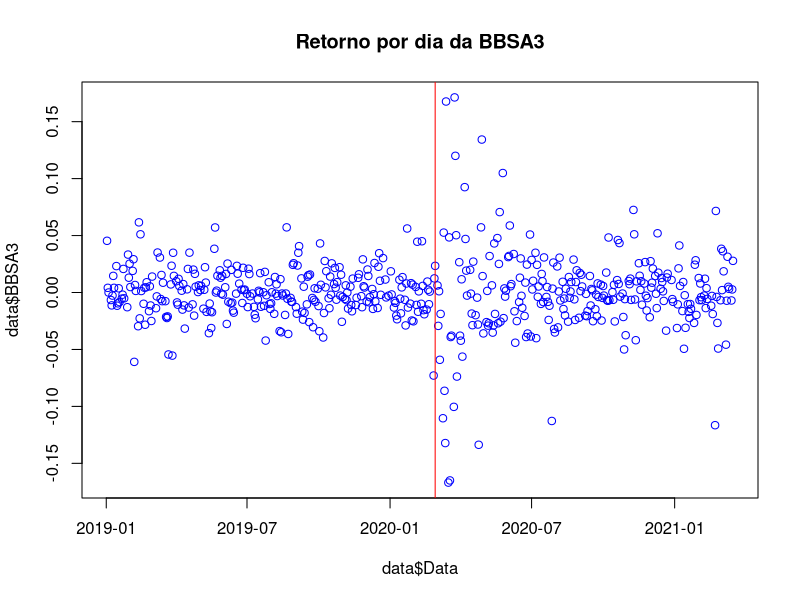
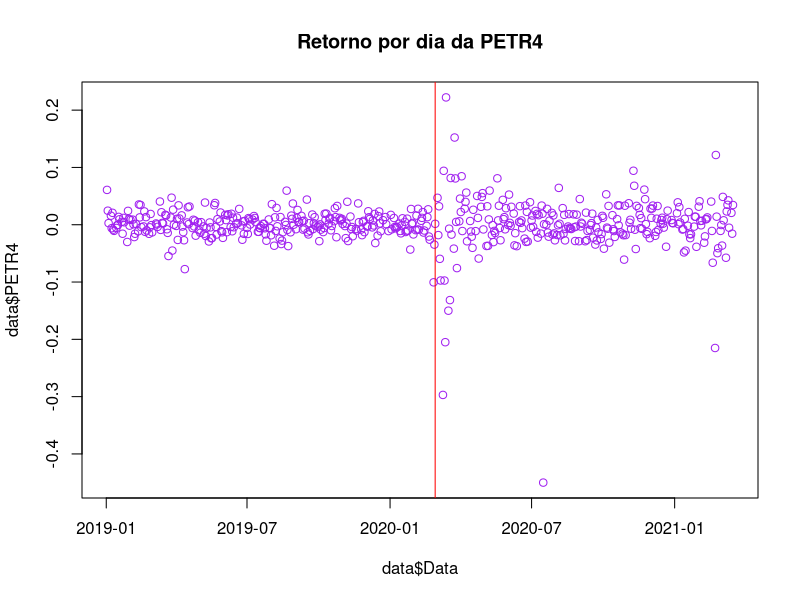
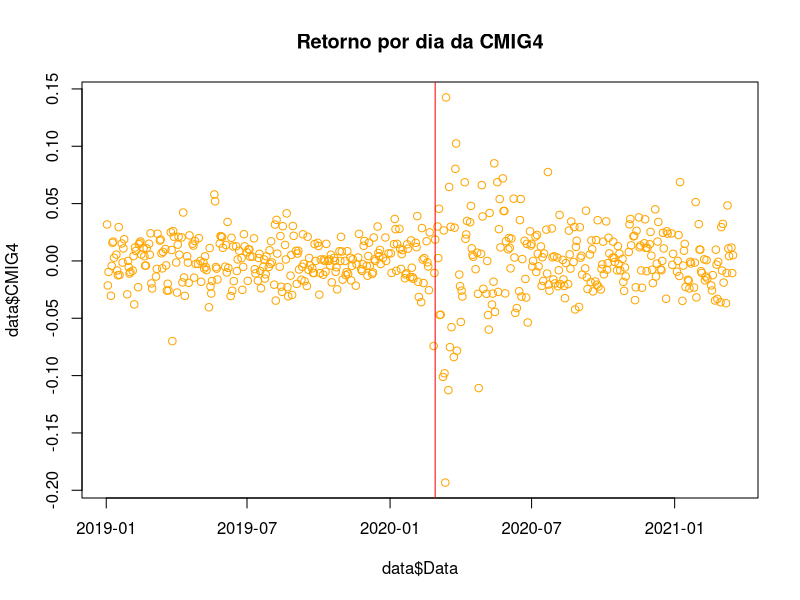

Source code (R) for these figures, in order:
#### Questão 1 ####
#Importando os dados e corrigindo
data <- read.csv("ArquivoExercicio2.csv",sep=";",header=TRUE)

data$Data <- as.Date(data$Data)

#### Questão 2 ####
# Plotando Graficos
plot(data$Data,data$BBSA3,col="Blue",
     main = "Retorno por dia da BBSA3")
abline(v=18320,col="Red")
plot(data$Data,data$PETR4,col="Purple",
     main = "Retorno por dia da PETR4")
abline(v=18320,col="Red")
plot(data$Data,data$CMIG4,col="Orange",
     main = "Retorno por dia da CMIG4")
abline(v=18320,col="Red")

#Analise
#'registrar linhas verticas, mas são os pontos
#'de maiores dispersões
#'
#### Questão 3 ####
names(data)
ativos <- c("BBSA3","PETR4","CMIG4")

excessos <- matrix(,nrow=547,ncol=3)
colnames(excessos) <- ativos

for (ativo in ativos){
  excessos[,ativo] <- data[,ativo] - data$RF
}

rownames(excessos) <- data$Data
excessos
#### Questão 4 ####

#("BBSA3","PETR4","CMIG4")

# Ativo BBSA3
CAPM_BBSA3 <- lm(BBSA3 ~ MKT,data = data)
summary(CAPM_BBSA3)

CAPM_BBSA3_SEM_ALFA <- lm(BBSA3 ~ MKT + 0,data = data)
summary(CAPM_BBSA3_SEM_ALFA)

# Ativo PETR4
CAPM_PETR4 <- lm(PETR4 ~ MKT,data = data)
summary(CAPM_PETR4)

# Ativo CMIG4
CAPM_CMIG4 <- lm(CMIG4 ~ MKT,data = data)
summary(CAPM_CMIG4)
